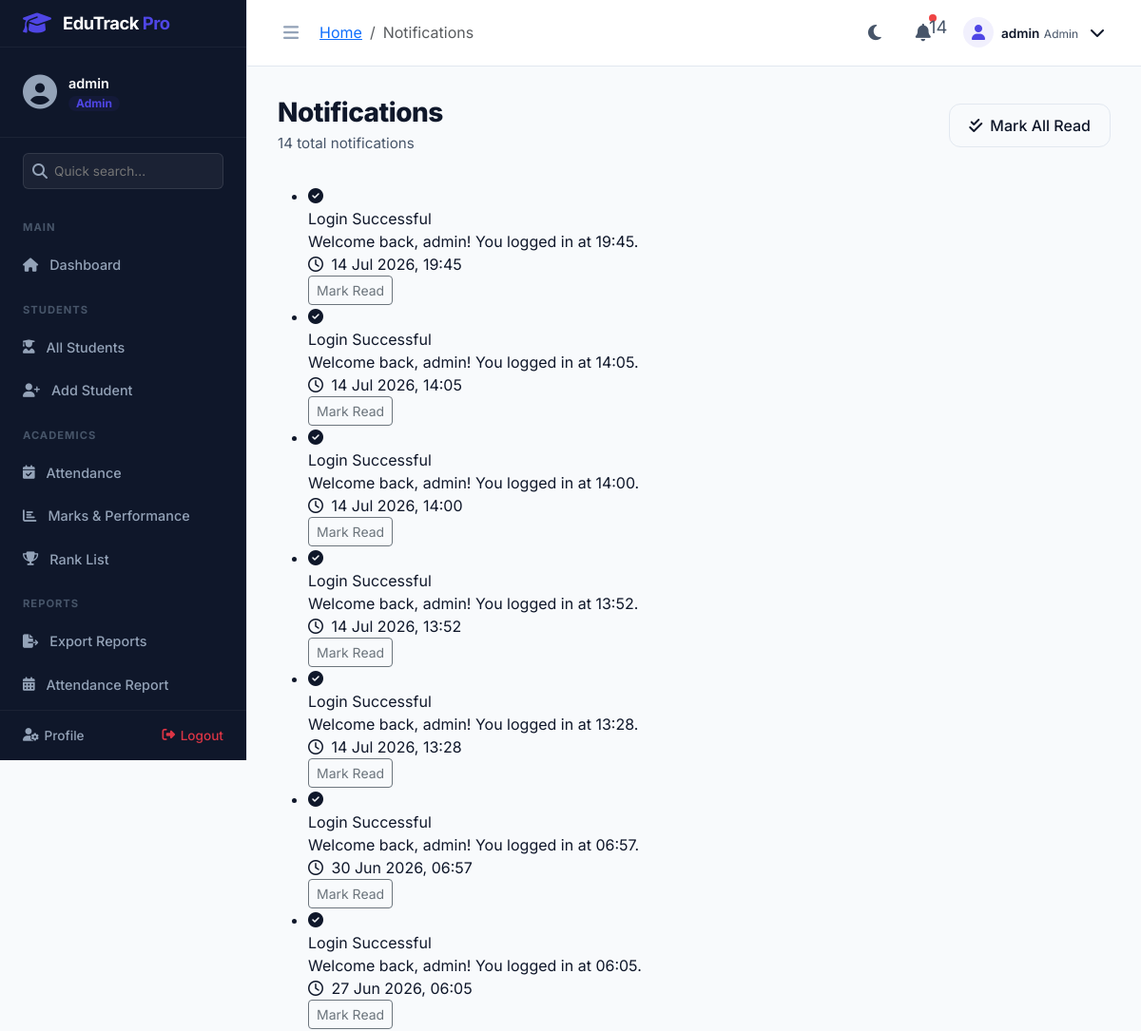
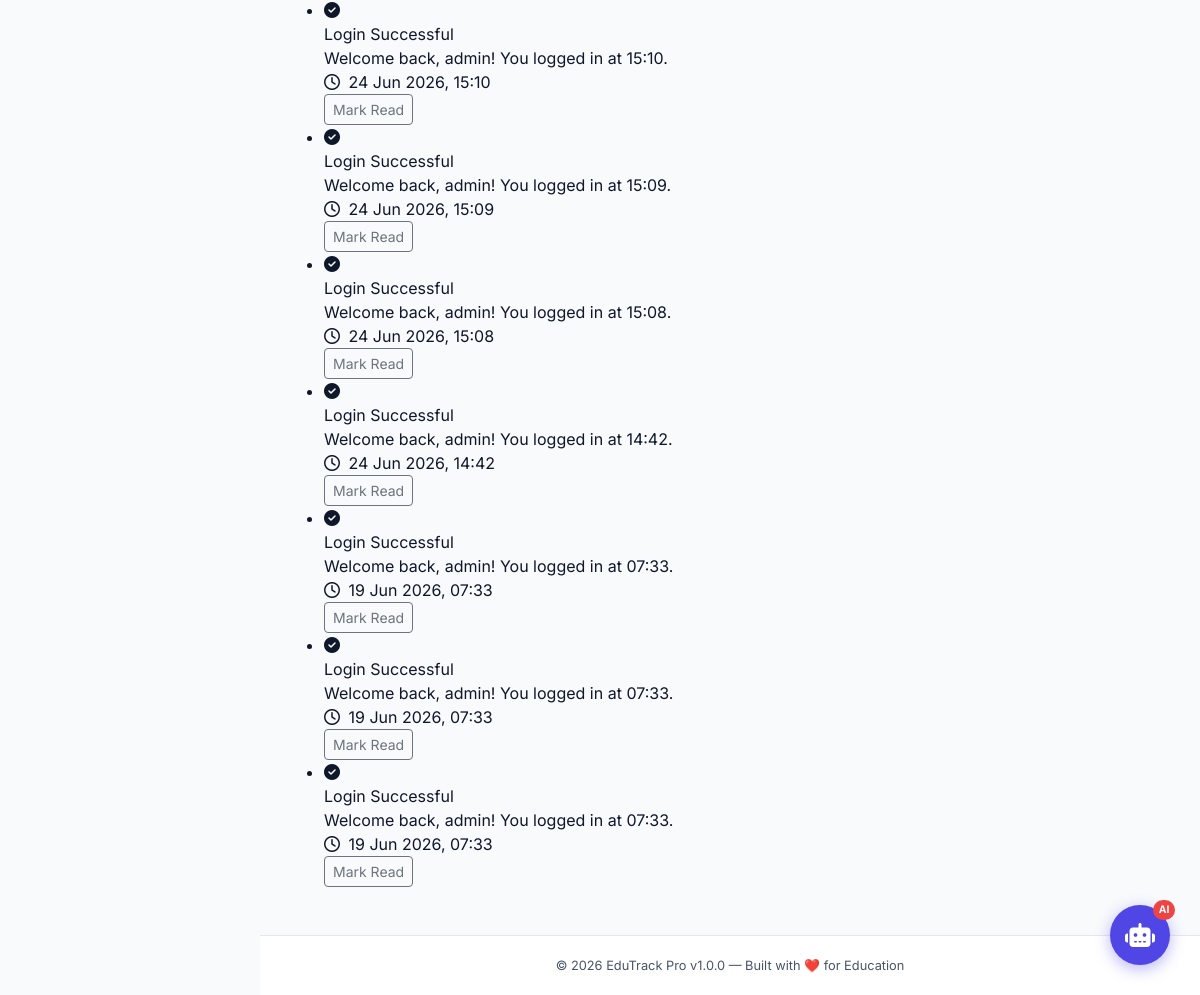
Screenshot of /notifications/ (signed in) with the database file from the repository (2 pictures, top to bottom).
### models.py (models this page shows, shortened)
class User(UserMixin, db.Model):
    __tablename__ = 'users'
    id = db.Column(db.Integer, primary_key=True)
    username = db.Column(db.String(80), unique=True, nullable=False, index=True)
    email = db.Column(db.String(120), unique=True, nullable=False, index=True)
    password_hash = db.Column(db.String(255), nullable=False)
    role = db.Column(db.String(20), nullable=False, default='student')  # admin, teacher, student
    is_active = db.Column(db.Boolean, default=True, nullable=False)
    last_login = db.Column(db.DateTime, nullable=True)
    created_at = db.Column(db.DateTime, default=datetime.utcnow, nullable=False)
    updated_at = db.Column(db.DateTime, default=datetime.utcnow, onupdate=datetime.utcnow)
    student_profile = db.relationship('Student', back_populates='user', uselist=False,
                                       foreign_keys='Student.user_id')
    notifications = db.relationship('Notification', back_populates='user',
                                     foreign_keys='Notification.user_id', lazy='dynamic')
    marks_entered = db.relationship('Mark', back_populates='entered_by_user',
                                     foreign_keys='Mark.entered_by')
    attendance_marked = db.relationship('Attendance', back_populates='marked_by_user',
                                         foreign_keys='Attendance.marked_by')
    def is_admin(self) -> bool:
        return self.role == 'admin'

class Notification(db.Model):
    __tablename__ = 'notifications'
    id = db.Column(db.Integer, primary_key=True)
    user_id = db.Column(db.Integer, db.ForeignKey('users.id'), nullable=False)
    title = db.Column(db.String(120), nullable=False)
    message = db.Column(db.Text, nullable=False)
    type = db.Column(db.String(20), nullable=False, default='info')  # info, warning, success, danger
    is_read = db.Column(db.Boolean, default=False, nullable=False)
    link = db.Column(db.String(255), nullable=True)
    created_at = db.Column(db.DateTime, default=datetime.utcnow, nullable=False)
    user = db.relationship('User', back_populates='notifications', foreign_keys=[user_id])

### routes/notifications.py (the view)
@notifications_bp.route('/')
@login_required
def index():
    page = request.args.get('page', 1, type=int)
    notifications = Notification.query.filter_by(
        user_id=current_user.id
    ).order_by(Notification.created_at.desc()).paginate(page=page, per_page=20, error_out=False)
    return render_template('notifications/index.html', notifications=notifications)

### app.py (called while the page is built)
def _register_context_processors(app: Flask):
    from models import Notification
    from flask_login import current_user
    @app.context_processor
    def inject_globals():
        unread_count = 0
        if current_user.is_authenticated:
            unread_count = Notification.query.filter_by(
                user_id=current_user.id, is_read=False
            ).count()
        return {
            'app_name': app.config.get('APP_NAME', 'EduTrack Pro'),
            'app_version': app.config.get('APP_VERSION', '1.0.0'),
            'current_year': datetime.utcnow().year,
            'unread_notifications': unread_count,
        }

### models.py (called while the page is built)
@login_manager.user_loader
def load_user(user_id):
    return db.session.get(User, int(user_id))

### templates/notifications/index.html (shortened to what this page needs)
{% extends "base.html" %}
{% block breadcrumb %}<li class="breadcrumb-item active">Notifications</li>{% endblock %}
{% block content %}
<div class="page-header">
    <div>
        <h1 class="page-title">Notifications</h1>
        <p class="page-subtitle">{{ notifications.total }} total notifications</p>
    </div>
    <form method="POST" action="{{ url_for('notifications.mark_all_read') }}">
        <button type="submit" class="btn btn-outline-custom">
            <i class="fas fa-check-double me-2"></i>Mark All Read
        </button>
    </form>
</div>
<div class="form-card">
    {% if notifications.items %}
    <ul class="notif-full-list">
        {% for notif in notifications.items %}
        <li class="notif-full-item {% if not notif.is_read %}unread{% endif %}">
            <div class="notif-full-icon {{ notif.type }}">
                <i class="fas fa-{% if notif.type == 'success' %}check-circle{% elif notif.type == 'warning' %}exclamation-triangle{% elif notif.type == 'danger' %}times-circle{% else %}info-circle{% endif %}"></i>
            </div>
            <div class="notif-full-body">
                <div class="notif-full-title">{{ notif.title }}</div>
                <div class="notif-full-msg">{{ notif.message }}</div>
                <div class="notif-full-time">
                    <i class="far fa-clock me-1"></i>
                    {{ notif.created_at.strftime('%d %b %Y, %H:%M') }}
                </div>
            </div>
            {% if not notif.is_read %}
            <div class="notif-full-actions">
                <form method="POST" action="{{ url_for('notifications.mark_read', notif_id=notif.id) }}">
                    <button class="btn btn-sm btn-outline-secondary">Mark Read</button>
                </form>
            </div>
            {% endif %}
        </li>
        {% endfor %}
    </ul>
    {% else %}
    <div class="empty-state">
        <i class="fas fa-bell-slash"></i>
        <h3>No Notifications</h3>
        <p>You're all caught up! No notifications to display.</p>
    </div>
    {% endif %}
</div>
{% endblock %}

### templates/base.html (shortened to what this page needs)
<!DOCTYPE html>
<html lang="en" data-theme="light">
<head>
    <link href="https://cdn.jsdelivr.net/npm/bootstrap@5.3.2/dist/css/bootstrap.min.css" rel="stylesheet">
    <link href="https://cdnjs.cloudflare.com/ajax/libs/font-awesome/6.5.0/css/all.min.css" rel="stylesheet">
    <link href="{{ url_for('static', filename='css/custom.css') }}" rel="stylesheet">
</head>
<body>
{% if current_user.is_authenticated %}
<nav class="sidebar" id="sidebar">
    <div class="sidebar-header">
        <div class="sidebar-brand">
            <div class="brand-icon">
                <i class="fas fa-graduation-cap"></i>
            </div>
            <div class="brand-text">
                <span class="brand-name">EduTrack</span>
                <span class="brand-pro">Pro</span>
            </div>
        </div>
    </div>
    <div class="sidebar-user">
        <div class="user-avatar">
            <i class="fas fa-user-circle"></i>
        </div>
        <div class="user-info">
            <span class="user-name">{{ current_user.username }}</span>
            <span class="user-role badge">{{ current_user.role | title }}</span>
        </div>
    </div>
    <div class="sidebar-search">
        <div class="search-box">
            <i class="fas fa-search"></i>
            <input type="text" placeholder="Quick search..." id="sidebarSearch">
        </div>
    </div>
    <ul class="sidebar-nav">
        <li class="nav-section">Main</li>
        <li class="nav-item">
            <a href="{{ url_for('dashboard.index') }}" class="nav-link {% if request.endpoint == 'dashboard.index' %}active{% endif %}">
                <i class="fas fa-home nav-icon"></i>
                <span class="nav-text">Dashboard</span>
            </a>
        </li>
        <li class="nav-section">Students</li>
        <li class="nav-item">
            <a href="{{ url_for('students.list_students') }}" class="nav-link {% if 'students' in request.endpoint %}active{% endif %}">
                <i class="fas fa-user-graduate nav-icon"></i>
                <span class="nav-text">All Students</span>
            </a>
        </li>
        {% if current_user.is_admin() or current_user.is_teacher() %}
        <li class="nav-item">
            <a href="{{ url_for('students.add_student') }}" class="nav-link {% if request.endpoint == 'students.add_student' %}active{% endif %}">
                <i class="fas fa-user-plus nav-icon"></i>
                <span class="nav-text">Add Student</span>
            </a>
        </li>
        {% endif %}
        <li class="nav-section">Academics</li>
        <li class="nav-item">
            <a href="{{ url_for('attendance.mark_attendance') }}" class="nav-link {% if 'attendance' in request.endpoint %}active{% endif %}">
                <i class="fas fa-calendar-check nav-icon"></i>
                <span class="nav-text">Attendance</span>
            </a>
        </li>
        <li class="nav-item">
            <a href="{{ url_for('marks.index') }}" class="nav-link {% if 'marks' in request.endpoint %}active{% endif %}">
                <i class="fas fa-chart-bar nav-icon"></i>
                <span class="nav-text">Marks & Performance</span>
            </a>
        </li>
        <li class="nav-item">
            <a href="{{ url_for('marks.rank_list') }}" class="nav-link {% if request.endpoint == 'marks.rank_list' %}active{% endif %}">
                <i class="fas fa-trophy nav-icon"></i>
                <span class="nav-text">Rank List</span>
            </a>
        </li>
        <li class="nav-section">Reports</li>
        <li class="nav-item">
            <a href="{{ url_for('reports.index') }}" class="nav-link {% if 'reports' in request.endpoint %}active{% endif %}">
                <i class="fas fa-file-export nav-icon"></i>
                <span class="nav-text">Export Reports</span>
            </a>
        </li>
        <li class="nav-item">
            <a href="{{ url_for('attendance.report') }}" class="nav-link">
                <i class="fas fa-calendar-alt nav-icon"></i>
                <span class="nav-text">Attendance Report</span>
            </a>
        </li>
        {% if current_user.is_admin() %}
        <li class="nav-section">Administration</li>
        {% endif %}
    </ul>
    <div class="sidebar-footer">
        <a href="{{ url_for('auth.profile') }}" class="footer-link">
            <i class="fas fa-user-cog"></i>
            <span>Profile</span>
        </a>
        <a href="{{ url_for('auth.logout') }}" class="footer-link text-danger">
            <i class="fas fa-sign-out-alt"></i>
            <span>Logout</span>
        </a>
    </div>
</nav>
<div class="main-wrapper" id="mainWrapper">
    <header class="top-navbar">
        <div class="navbar-left">
            <button class="sidebar-toggle-btn" id="sidebarToggle" title="Toggle Sidebar">
                <i class="fas fa-bars"></i>
            </button>
            <nav aria-label="breadcrumb" class="d-none d-md-block">
                <ol class="breadcrumb mb-0">
                    <li class="breadcrumb-item"><a href="{{ url_for('dashboard.index') }}">Home</a></li>
                    {% block breadcrumb %}{% endblock %}
                </ol>
            </nav>
        </div>
        <div class="navbar-right">
            <button class="theme-toggle" id="themeToggle" title="Toggle Dark/Light Mode">
                <i class="fas fa-moon" id="themeIcon"></i>
            </button>
            <div class="dropdown">
                <button class="icon-btn position-relative" data-bs-toggle="dropdown" id="notifBell">
                    <i class="fas fa-bell"></i>
                    {% if unread_notifications > 0 %}
                    <span class="notif-badge">{{ unread_notifications }}</span>
                    {% endif %}
                </button>
            </div>
            <div class="dropdown">
                <button class="user-menu-btn" data-bs-toggle="dropdown">
                    <div class="avatar-sm">
                        <i class="fas fa-user"></i>
                    </div>
                    <div class="user-menu-info d-none d-md-block">
                        <span class="user-menu-name">{{ current_user.username }}</span>
                        <span class="user-menu-role">{{ current_user.role | title }}</span>
                    </div>
                    <i class="fas fa-chevron-down ms-1 d-none d-md-block"></i>
                </button>
            </div>
        </div>
    </header>
    <main class="page-content">
        {% block content %}{% endblock %}
    </main>
    <footer class="page-footer">
        <span>© {{ current_year }} EduTrack Pro v{{ app_version }} — Built with ❤️ for Education</span>
    </footer>
</div>
{% endif %}
{% if current_user.is_authenticated %}
<button class="chatbot-fab" id="chatbotFab" title="Open AI Assistant">
    <i class="fas fa-robot"></i>
    <span class="fab-badge">AI</span>
</button>
{% endif %}
</body>
</html>

### rows the page displays
User: username "admin", role "Admin"
Notification: title "Login Successful", message "Welcome back, admin! You logged in at 19:45.", created_at "14 Jul 2026, 19:45"
Notification: title "Login Successful", message "Welcome back, admin! You logged in at 14:05.", created_at "14 Jul 2026, 14:05"
Notification: title "Login Successful", message "Welcome back, admin! You logged in at 14:00.", created_at "14 Jul 2026, 14:00"
Notification: title "Login Successful", message "Welcome back, admin! You logged in at 13:52.", created_at "14 Jul 2026, 13:52"
Notification: title "Login Successful", message "Welcome back, admin! You logged in at 13:28.", created_at "14 Jul 2026, 13:28"
Notification: title "Login Successful", message "Welcome back, admin! You logged in at 06:57.", created_at "30 Jun 2026, 06:57"
Notification: title "Login Successful", message "Welcome back, admin! You logged in at 06:05.", created_at "27 Jun 2026, 06:05"
Notification: title "Login Successful", message "Welcome back, admin! You logged in at 15:10.", created_at "24 Jun 2026, 15:10"
Notification: title "Login Successful", message "Welcome back, admin! You logged in at 15:09.", created_at "24 Jun 2026, 15:09"
Notification: title "Login Successful", message "Welcome back, admin! You logged in at 15:08.", created_at "24 Jun 2026, 15:08"
Notification: title "Login Successful", message "Welcome back, admin! You logged in at 14:42.", created_at "24 Jun 2026, 14:42"
Notification: title "Login Successful", message "Welcome back, admin! You logged in at 07:33.", created_at "19 Jun 2026, 07:33"
Notification: title "Login Successful", message "Welcome back, admin! You logged in at 07:33.", created_at "19 Jun 2026, 07:33"
Notification: title "Login Successful", message "Welcome back, admin! You logged in at 07:33.", created_at "19 Jun 2026, 07:33"

### other values shown
{{ unread_notifications }} "14"
{{ notifications.total }} "14"
{{ app_version }} "1.0.0"
